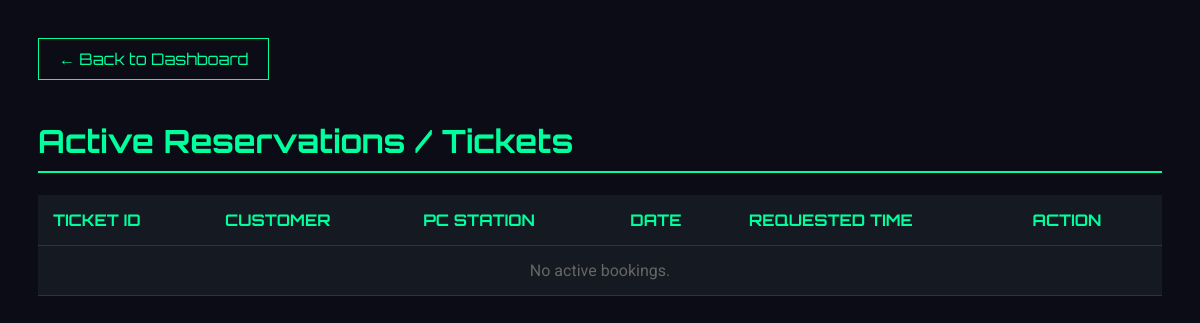
Before: /bookings (signed in) with the older database file.
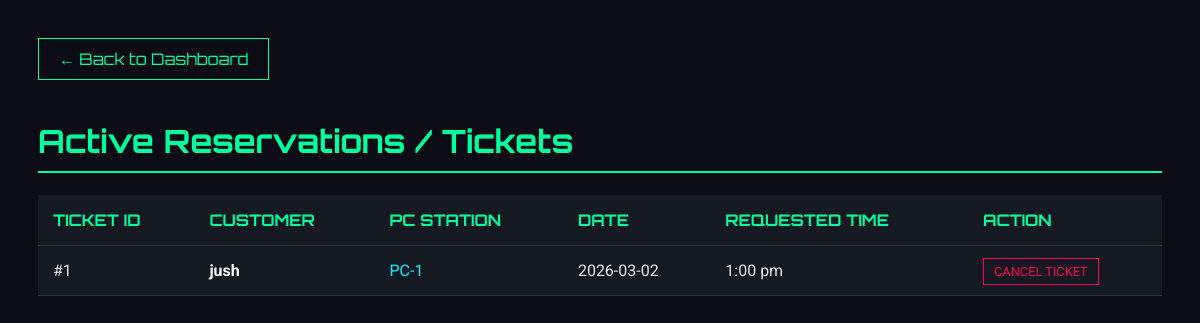
After: the same page with the newer database file.
### app.py (models this page shows, shortened)
class Booking(db.Model):
    id = db.Column(db.Integer, primary_key=True)
    user_id = db.Column(db.Integer, db.ForeignKey('user.id'), nullable=False)
    pc_id = db.Column(db.Integer, db.ForeignKey('pc.id'), nullable=False)
    booking_date = db.Column(db.String(10), nullable=False, default=lambda: datetime.now().strftime("%Y-%m-%d"))
    time_slot = db.Column(db.String(20), nullable=False)
    user = db.relationship('User', backref='bookings')
    pc = db.relationship('PC', backref='bookings')

class User(UserMixin, db.Model):
    id = db.Column(db.Integer, primary_key=True)
    username = db.Column(db.String(80), unique=True, nullable=False)
    password_hash = db.Column(db.String(120), nullable=False)
    pondo = db.Column(db.Float, default=0.0)
    is_admin = db.Column(db.Boolean, default=False)

class PC(db.Model):
    id = db.Column(db.Integer, primary_key=True)
    name = db.Column(db.String(20), unique=True, nullable=False)
    is_occupied = db.Column(db.Boolean, default=False)
    lan_ip = db.Column(db.String(64), nullable=True)
    lan_port = db.Column(db.Integer, nullable=True)
    last_agent_seen_at = db.Column(db.DateTime, nullable=True)

### app.py (the view)
@app.route('/bookings')
@login_required
def view_bookings():
    if not current_user.is_admin: return redirect(url_for('index'))
    bookings = Booking.query.order_by(Booking.booking_date.asc(), Booking.time_slot.asc(), Booking.id.asc()).all()
    return render_template('bookings.html', bookings=bookings)

### app.py (called while the page is built, shortened)
@login_manager.user_loader
def load_user(user_id):
    return db.session.get(User, int(user_id))

@app.before_request
def bootstrap_schema():
    if not getattr(app, "_download_bundle_prebuild_started", False):
        configured_url = os.getenv("LAN_SERVER_PUBLIC_BASE_URL", "").strip().rstrip("/")
        prebuild_url = configured_url or get_server_public_base_url().rstrip("/")
        if prebuild_url and trigger_all_in_one_bundle_prebuild(prebuild_url):
            app._download_bundle_prebuild_started = True

### templates/bookings.html (shortened to what this page needs)
<!DOCTYPE html>
<html lang="en">
<head>
</head>
<body>
    <a href="/" class="back-btn">← Back to Dashboard</a>
    <h1>Active Reservations / Tickets</h1>
    <table>
        <thead>
            <tr>
                <th>Ticket ID</th>
                <th>Customer</th>
                <th>PC Station</th>
                <th>Date</th>
                <th>Requested Time</th>
                <th>Action</th>
            </tr>
        </thead>
        <tbody>
            {% for booking in bookings %}
            <tr>
                <td>#{{ booking.id }}</td>
                <td style="font-weight: bold; color: white;">{{ booking.user.username }}</td>
                <td style="color: #00f3ff;">{{ booking.pc.name }}</td>
                <td>{{ booking.booking_date or 'N/A' }}</td>
                <td>{{ booking.time_slot }}</td>
                <td><a href="/delete_booking/{{ booking.id }}" class="del-btn">CANCEL TICKET</a></td>
            </tr>
            {% else %}
            <tr><td colspan="6" style="text-align:center; color:#666;">No active bookings.</td></tr>
            {% endfor %}
        </tbody>
    </table>
</body>
</html>

### templates/bookings.html (style rules this page uses)
body { background-color: #0b0c15; color: #e0e6ed; font-family: 'Roboto', sans-serif; padding: 30px; }
h1 { font-family: 'Orbitron', sans-serif; color: #00ff9d; border-bottom: 2px solid #00ff9d; padding-bottom: 10px; }
table { width: 100%; border-collapse: collapse; background: #151922; margin-top: 20px; }
th, td { padding: 15px; text-align: left; border-bottom: 1px solid #333; }
th { color: #00ff9d; text-transform: uppercase; font-family: 'Orbitron', sans-serif; }
.back-btn { display: inline-block; margin-bottom: 20px; color: #00ff9d; text-decoration: none; border: 1px solid #00ff9d; padding: 10px 20px; font-family: 'Orbitron', sans-serif; }
.del-btn { color: #ff0055; text-decoration: none; border: 1px solid #ff0055; padding: 5px 10px; font-size: 0.8em; }

Changed rows visible on the page:
added Booking: id "1", user.username "jush", pc.name "PC-1", booking_date "2026-03-02", time_slot "1:00 pm"
Other visible differences:
text no longer shown: "No active bookings."
